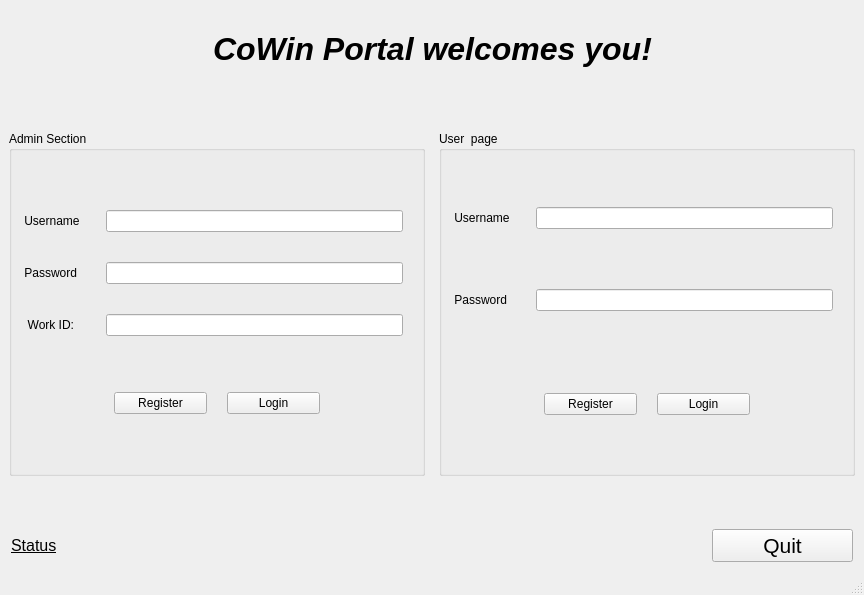
<?xml version="1.0" encoding="UTF-8"?>
<ui version="4.0">
 <class>Login</class>
 <widget class="QMainWindow" name="Login">
  <property name="geometry">
   <rect>
    <x>0</x>
    <y>0</y>
    <width>864</width>
    <height>595</height>
   </rect>
  </property>
  <property name="sizePolicy">
   <sizepolicy hsizetype="Expanding" vsizetype="Expanding">
    <horstretch>0</horstretch>
    <verstretch>0</verstretch>
   </sizepolicy>
  </property>
  <property name="windowTitle">
   <string>Login</string>
  </property>
  <widget class="QWidget" name="centralwidget">
   <layout class="QHBoxLayout" name="horizontalLayout_15">
    <item>
     <layout class="QVBoxLayout" name="verticalLayout_5" stretch="55,40,309,40,32">
      <property name="topMargin">
       <number>10</number>
      </property>
      <item>
       <layout class="QHBoxLayout" name="horizontalLayout_9" stretch="1,1,1">
        <item>
         <spacer name="horizontalSpacer">
          <property name="orientation">
           <enum>Qt::Horizontal</enum>
          </property>
          <property name="sizeHint" stdset="0">
           <size>
            <width>40</width>
            <height>20</height>
           </size>
          </property>
         </spacer>
        </item>
        <item>
         <widget class="QLabel" name="label_welcome">
          <property name="styleSheet">
           <string notr="true">font: 700 24pt &quot;Aharoni&quot;;</string>
          </property>
          <property name="text">
           <string>&lt;!DOCTYPE HTML PUBLIC &quot;-//W3C//DTD HTML 4.0//EN&quot; &quot;http://www.w3.org/TR/REC-html40/strict.dtd&quot;&gt;
&lt;html&gt;&lt;head&gt;&lt;meta name=&quot;qrichtext&quot; content=&quot;1&quot; /&gt;&lt;meta charset=&quot;utf-8&quot; /&gt;&lt;style type=&quot;text/css&quot;&gt;
p, li { white-space: pre-wrap; }
&lt;/style&gt;&lt;/head&gt;&lt;body style=&quot; font-family:'Aharoni'; font-size:24pt; font-weight:700; font-style:normal;&quot;&gt;
&lt;p align=&quot;center&quot; style=&quot; margin-top:12px; margin-bottom:12px; margin-left:0px; margin-right:0px; -qt-block-indent:0; text-indent:0px;&quot;&gt;&lt;span style=&quot; font-family:'MS Shell Dlg 2'; font-style:italic; color:#000000;&quot;&gt;CoWin Portal welcomes you!&lt;/span&gt;&lt;/p&gt;&lt;/body&gt;&lt;/html&gt;</string>
          </property>
         </widget>
        </item>
        <item>
         <spacer name="horizontalSpacer_2">
          <property name="orientation">
           <enum>Qt::Horizontal</enum>
          </property>
          <property name="sizeHint" stdset="0">
           <size>
            <width>40</width>
            <height>20</height>
           </size>
          </property>
         </spacer>
        </item>
       </layout>
      </item>
      <item>
       <spacer name="verticalSpacer">
        <property name="orientation">
         <enum>Qt::Vertical</enum>
        </property>
        <property name="sizeHint" stdset="0">
         <size>
          <width>20</width>
          <height>40</height>
         </size>
        </property>
       </spacer>
      </item>
      <item>
       <layout class="QHBoxLayout" name="horizontalLayout_14" stretch="40,1,40">
        <property name="spacing">
         <number>4</number>
        </property>
        <property name="leftMargin">
         <number>0</number>
        </property>
        <property name="topMargin">
         <number>0</number>
        </property>
        <property name="rightMargin">
         <number>0</number>
        </property>
        <property name="bottomMargin">
         <number>0</number>
        </property>
        <item>
         <widget class="QGroupBox" name="groupBox">
          <property name="sizePolicy">
           <sizepolicy hsizetype="Preferred" vsizetype="Preferred">
            <horstretch>0</horstretch>
            <verstretch>0</verstretch>
           </sizepolicy>
          </property>
          <property name="autoFillBackground">
           <bool>false</bool>
          </property>
          <property name="styleSheet">
           <string notr="true">font: 75 12pt &quot;MS Shell Dlg 2&quot;;</string>
          </property>
          <property name="title">
           <string>Admin Section</string>
          </property>
          <property name="flat">
           <bool>true</bool>
          </property>
          <property name="checkable">
           <bool>false</bool>
          </property>
          <layout class="QHBoxLayout" name="horizontalLayout_13">
           <item>
            <layout class="QVBoxLayout" name="verticalLayout_3" stretch="167,26">
             <property name="spacing">
              <number>6</number>
             </property>
             <item>
              <layout class="QVBoxLayout" name="verticalLayout_2" stretch="1,1,1">
               <property name="spacing">
                <number>30</number>
               </property>
               <item>
                <layout class="QHBoxLayout" name="horizontalLayout_3" stretch="76,302">
                 <property name="spacing">
                  <number>10</number>
                 </property>
                 <property name="rightMargin">
                  <number>10</number>
                 </property>
                 <item>
                  <widget class="QLabel" name="label_adminUsername">
                   <property name="text">
                    <string> Username</string>
                   </property>
                  </widget>
                 </item>
                 <item>
                  <widget class="QLineEdit" name="lineEdit_adminUsername"/>
                 </item>
                </layout>
               </item>
               <item>
                <layout class="QHBoxLayout" name="horizontalLayout_4" stretch="76,302">
                 <property name="spacing">
                  <number>10</number>
                 </property>
                 <property name="rightMargin">
                  <number>10</number>
                 </property>
                 <item>
                  <widget class="QLabel" name="label_adminPW">
                   <property name="text">
                    <string> Password</string>
                   </property>
                  </widget>
                 </item>
                 <item>
                  <widget class="QLineEdit" name="lineEdit_adminPW">
                   <property name="echoMode">
                    <enum>QLineEdit::Password</enum>
                   </property>
                  </widget>
                 </item>
                </layout>
               </item>
               <item>
                <layout class="QHBoxLayout" name="horizontalLayout_6" stretch="76,302">
                 <property name="spacing">
                  <number>10</number>
                 </property>
                 <property name="rightMargin">
                  <number>10</number>
                 </property>
                 <item>
                  <widget class="QLabel" name="label_adminCode">
                   <property name="text">
                    <string>  Work ID: </string>
                   </property>
                  </widget>
                 </item>
                 <item>
                  <widget class="QLineEdit" name="lineEdit_adminWorkID">
                   <property name="echoMode">
                    <enum>QLineEdit::Password</enum>
                   </property>
                  </widget>
                 </item>
                </layout>
               </item>
              </layout>
             </item>
             <item>
              <layout class="QHBoxLayout" name="horizontalLayout_5" stretch="1,1,1,1">
               <property name="spacing">
                <number>20</number>
               </property>
               <item>
                <spacer name="horizontalSpacer_5">
                 <property name="orientation">
                  <enum>Qt::Horizontal</enum>
                 </property>
                 <property name="sizeHint" stdset="0">
                  <size>
                   <width>40</width>
                   <height>20</height>
                  </size>
                 </property>
                </spacer>
               </item>
               <item>
                <widget class="QPushButton" name="pushButton_adminRegister">
                 <property name="text">
                  <string>Register</string>
                 </property>
                </widget>
               </item>
               <item>
                <widget class="QPushButton" name="pushButton_adminLogin">
                 <property name="text">
                  <string>Login</string>
                 </property>
                </widget>
               </item>
               <item>
                <spacer name="horizontalSpacer_6">
                 <property name="orientation">
                  <enum>Qt::Horizontal</enum>
                 </property>
                 <property name="sizeHint" stdset="0">
                  <size>
                   <width>40</width>
                   <height>20</height>
                  </size>
                 </property>
                </spacer>
               </item>
              </layout>
             </item>
            </layout>
           </item>
          </layout>
         </widget>
        </item>
        <item>
         <spacer name="horizontalSpacer_3">
          <property name="orientation">
           <enum>Qt::Horizontal</enum>
          </property>
          <property name="sizeHint" stdset="0">
           <size>
            <width>40</width>
            <height>20</height>
           </size>
          </property>
         </spacer>
        </item>
        <item>
         <widget class="QGroupBox" name="groupBox_user">
          <property name="sizePolicy">
           <sizepolicy hsizetype="Preferred" vsizetype="Preferred">
            <horstretch>0</horstretch>
            <verstretch>0</verstretch>
           </sizepolicy>
          </property>
          <property name="styleSheet">
           <string notr="true">font: 75 12pt &quot;MS Shell Dlg 2&quot;;</string>
          </property>
          <property name="title">
           <string>User  page</string>
          </property>
          <property name="flat">
           <bool>true</bool>
          </property>
          <layout class="QHBoxLayout" name="horizontalLayout_10">
           <item>
            <layout class="QVBoxLayout" name="verticalLayout_4" stretch="167,26">
             <property name="spacing">
              <number>35</number>
             </property>
             <item>
              <layout class="QVBoxLayout" name="verticalLayout" stretch="1,1,1,1,1">
               <property name="spacing">
                <number>60</number>
               </property>
               <item>
                <layout class="QVBoxLayout" name="verticalLayout_7"/>
               </item>
               <item>
                <layout class="QHBoxLayout" name="horizontalLayout" stretch="76,302">
                 <property name="spacing">
                  <number>10</number>
                 </property>
                 <property name="rightMargin">
                  <number>10</number>
                 </property>
                 <item>
                  <widget class="QLabel" name="label_userUsername">
                   <property name="text">
                    <string> Username</string>
                   </property>
                  </widget>
                 </item>
                 <item>
                  <widget class="QLineEdit" name="lineEdit_userUsername"/>
                 </item>
                </layout>
               </item>
               <item>
                <layout class="QVBoxLayout" name="verticalLayout_6"/>
               </item>
               <item>
                <layout class="QHBoxLayout" name="horizontalLayout_2" stretch="76,302">
                 <property name="spacing">
                  <number>10</number>
                 </property>
                 <property name="rightMargin">
                  <number>10</number>
                 </property>
                 <item>
                  <widget class="QLabel" name="label_userPW">
                   <property name="text">
                    <string> Password</string>
                   </property>
                  </widget>
                 </item>
                 <item>
                  <widget class="QLineEdit" name="lineEdit_userPW">
                   <property name="echoMode">
                    <enum>QLineEdit::Password</enum>
                   </property>
                  </widget>
                 </item>
                </layout>
               </item>
               <item>
                <layout class="QVBoxLayout" name="verticalLayout_8"/>
               </item>
              </layout>
             </item>
             <item>
              <layout class="QHBoxLayout" name="horizontalLayout_7" stretch="1,1,1,1">
               <property name="spacing">
                <number>20</number>
               </property>
               <item>
                <spacer name="horizontalSpacer_7">
                 <property name="orientation">
                  <enum>Qt::Horizontal</enum>
                 </property>
                 <property name="sizeHint" stdset="0">
                  <size>
                   <width>40</width>
                   <height>20</height>
                  </size>
                 </property>
                </spacer>
               </item>
               <item>
                <widget class="QPushButton" name="pushButton_userRegister">
                 <property name="text">
                  <string>Register</string>
                 </property>
                </widget>
               </item>
               <item>
                <widget class="QPushButton" name="pushButton_userLogin">
                 <property name="text">
                  <string>Login</string>
                 </property>
                </widget>
               </item>
               <item>
                <spacer name="horizontalSpacer_4">
                 <property name="orientation">
                  <enum>Qt::Horizontal</enum>
                 </property>
                 <property name="sizeHint" stdset="0">
                  <size>
                   <width>40</width>
                   <height>20</height>
                  </size>
                 </property>
                </spacer>
               </item>
              </layout>
             </item>
            </layout>
           </item>
          </layout>
         </widget>
        </item>
       </layout>
      </item>
      <item>
       <spacer name="verticalSpacer_2">
        <property name="orientation">
         <enum>Qt::Vertical</enum>
        </property>
        <property name="sizeHint" stdset="0">
         <size>
          <width>20</width>
          <height>40</height>
         </size>
        </property>
       </spacer>
      </item>
      <item>
       <layout class="QHBoxLayout" name="horizontalLayout_8" stretch="421,91">
        <property name="spacing">
         <number>50</number>
        </property>
        <property name="leftMargin">
         <number>2</number>
        </property>
        <property name="topMargin">
         <number>2</number>
        </property>
        <property name="rightMargin">
         <number>2</number>
        </property>
        <property name="bottomMargin">
         <number>2</number>
        </property>
        <item>
         <widget class="QLabel" name="label">
          <property name="font">
           <font>
            <pointsize>12</pointsize>
            <italic>false</italic>
            <bold>false</bold>
            <underline>true</underline>
           </font>
          </property>
          <property name="cursor">
           <cursorShape>ArrowCursor</cursorShape>
          </property>
          <property name="layoutDirection">
           <enum>Qt::LeftToRight</enum>
          </property>
          <property name="styleSheet">
           <string notr="true">font: 75 10pt &quot;MS Shell Dlg 2&quot;;
font: 75 12pt &quot;MS Shell Dlg 2&quot;;
text-color: rgb(0, 0, 0);</string>
          </property>
          <property name="text">
           <string>Status</string>
          </property>
          <property name="indent">
           <number>-1</number>
          </property>
         </widget>
        </item>
        <item>
         <widget class="QPushButton" name="pushButton_loginQuit">
          <property name="sizePolicy">
           <sizepolicy hsizetype="Minimum" vsizetype="Preferred">
            <horstretch>0</horstretch>
            <verstretch>0</verstretch>
           </sizepolicy>
          </property>
          <property name="font">
           <font>
            <pointsize>16</pointsize>
            <italic>false</italic>
            <bold>false</bold>
           </font>
          </property>
          <property name="styleSheet">
           <string notr="true">color:black;
font: 75 16pt &quot;MS Shell Dlg 2&quot;;



</string>
          </property>
          <property name="text">
           <string>Quit</string>
          </property>
          <property name="autoRepeatDelay">
           <number>299</number>
          </property>
          <property name="autoDefault">
           <bool>false</bool>
          </property>
         </widget>
        </item>
       </layout>
      </item>
     </layout>
    </item>
   </layout>
  </widget>
  <widget class="QMenuBar" name="menubar">
   <property name="geometry">
    <rect>
     <x>0</x>
     <y>0</y>
     <width>864</width>
     <height>22</height>
    </rect>
   </property>
  </widget>
  <widget class="QStatusBar" name="statusbar"/>
 </widget>
 <tabstops>
  <tabstop>lineEdit_userUsername</tabstop>
  <tabstop>lineEdit_userPW</tabstop>
  <tabstop>pushButton_userRegister</tabstop>
  <tabstop>pushButton_userLogin</tabstop>
  <tabstop>lineEdit_adminUsername</tabstop>
  <tabstop>lineEdit_adminPW</tabstop>
  <tabstop>pushButton_adminRegister</tabstop>
  <tabstop>pushButton_adminLogin</tabstop>
  <tabstop>pushButton_loginQuit</tabstop>
 </tabstops>
 <resources/>
 <connections/>
</ui>
